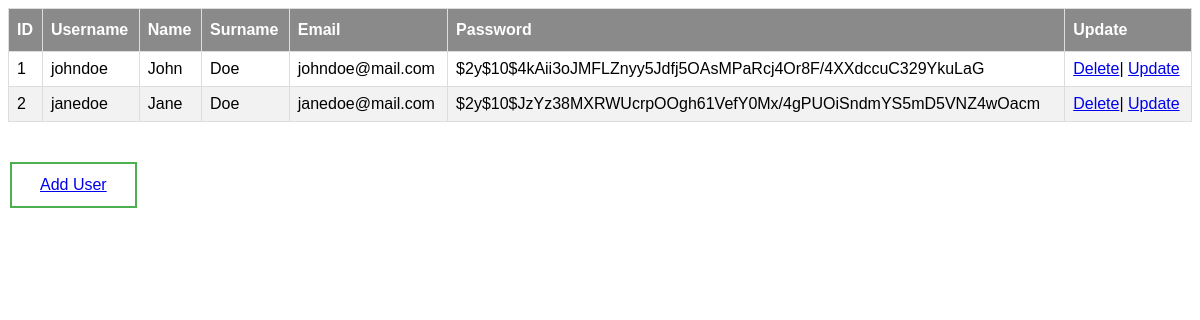
Page /dashboard.php on the committed database.
### tables this page shows
CREATE TABLE `users` (
  `id` int(100) NOT NULL,
  `name` varchar(255) NOT NULL,
  `surname` varchar(255) NOT NULL,
  `username` varchar(255) NOT NULL,
  `email` varchar(255) NOT NULL,
  `password` varchar(255) NOT NULL
);

### dashboard.php (the view, shortened to what this page needs)
<!DOCTYPE html>
<html lang="en">
<head>
	<link rel="stylesheet" href="css/form.css">
</head>
<body>
	<?php
		include_once('config.php');
		$getUsers = $conn->prepare("SELECT * FROM users");
		$getUsers->execute();
		$users = $getUsers->fetchAll();
	 ?>
	 <table class="tabela">
		<thead>
			<tr>
				<th>ID</th>
				<th>Username</th>
				<th>Name</th>
				<th>Surname</th>
				<th>Email</th>
				<th>Password</th>
				<th>Update</th>
			</tr>
	</thead>
	 	<?php
	 		foreach ($users as $user ) {
		?>
			<tr>
				<td> <?= $user['id'] ?> </td>
				<td> <?= $user['username'] ?> </td>
				<td> <?= $user['name']  ?> </td>
				<td> <?= $user['surname']  ?> </td>
				<td> <?= $user['email']  ?> </td>
				<td> <?= $user['password']  ?> </td>
				<td> <?= "<a href='delete.php?id=$user[id]'> Delete</a>| <a href='edit.php?id=$user[id]'> Update </a>"?></td>
			</tr>
		<?php
			}
	 	 ?>
	 </table>
	 <br><br>
	 <button class="butoni" type="submit" name="submit"><a href="index.php">Add User</a></button>
</body>
</html>

### css/form.css (style rules this page uses)
.tabela { font-family: Arial, Helvetica, sans-serif; border-collapse: collapse; width: 100%; }
.tabela td, .tabela th { border: 1px solid #ddd; padding: 8px; }
.tabela tr:nth-child(even) { background-color: #f2f2f2; }
.tabela th { padding-top: 12px; padding-bottom: 12px; text-align: left; background-color:#8a8a8a; color: white; }
.butoni { background-color: #4CAF50; border: none; color: white; padding: 12px 28px; text-align: center; text-decoration: none; display: inline-block; font-size: 16px; margin: 4px 2px; transition-duration: 0.4s; cursor: pointer; }
.butoni { background-color: white; color: black; border: 2px solid #4CAF50; }

### rows in the picture
users: id "1", username "johndoe", name "John", surname "Doe", email "johndoe@mail.com", password "$2y$10$4kAii3oJMFLZnyy5Jdfj5OAsMPaRcj4Or8F/4XXdccuC329YkuLaG"
users: id "2", username "janedoe", name "Jane", surname "Doe", email "janedoe@mail.com", password "$2y$10$JzYz38MXRWUcrpOOgh61VefY0Mx/4gPUOiSndmYS5mD5VNZ4wOacm"
